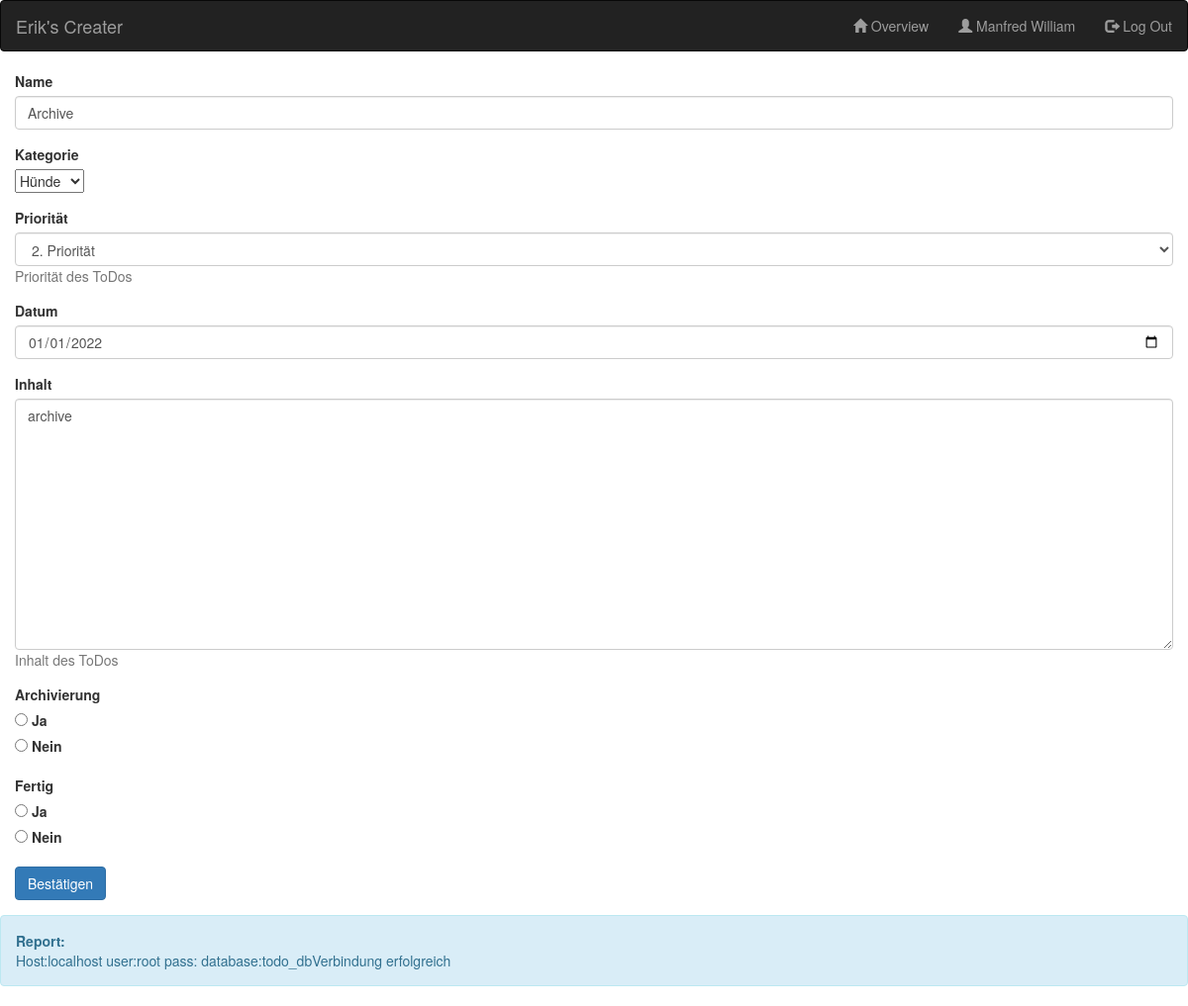
Screenshot of /Seite/php/create_todo.php?ToDo=5 (signed in) with the database file from the repository.
### tables this page shows
CREATE TABLE `todos` (
  `id_todo` int(11) NOT NULL,
  `archive` tinyint(1) NOT NULL,
  `priority` int(11) NOT NULL,
  `title` varchar(255) NOT NULL,
  `date_create` date NOT NULL DEFAULT current_timestamp(),
  `date_expiration` date NOT NULL,
  `date_done` date DEFAULT NULL,
  `content` longtext DEFAULT NULL,
  `fk_id_category` int(11) NOT NULL,
  `fk_id_user` int(11) NOT NULL
);

CREATE TABLE `categories` (
  `id_category` int(11) NOT NULL,
  `name` varchar(255) NOT NULL
);

### Seite/php/create_todo.php (the view, shortened to what this page needs)
<!DOCTYPE html>
<html lang="en">
<head>
    <link rel="stylesheet" href="https://maxcdn.bootstrapcdn.com/bootstrap/3.4.1/css/bootstrap.min.css">
</head>
<body>
    <?php
    require 'connect_db.php';
    $name_td = Null;
    $category_name_td = "";
    $category_td = "";
    $priority_name_td = "";
    $priority_td = "";
    $date_td = Null;
    $content_td = Null;
    if (isset($_GET['ToDo'])) {
        $id_td = $_GET['ToDo'];
        $conn = new mysqli($host, $username, $password, $database);
        $sql3 = "SELECT * FROM todos WHERE id_todo='$id_td'";
        $result3 = $conn->query($sql3);
        if ($result3->num_rows == 0) {
            $ausgabe .= "Es gibt kein ToDo Eintrag für die ID: " . $id_td;
        } else {
            while ($row3 = $result3->fetch_assoc()) {
                $name_td = $row3['title'];
                $category_td = $row3['fk_id_category'];
                $priority_td = $row3['priority'];
                $priority_name_td = $row3['priority'] . ". Priorität";
                $date_td = $row3['date_expiration'];
                $content_td = $row3['content'];
            }
            $sql2 = "SELECT name FROM categories WHERE id_category='$category_td'";
            $result2 = $conn->query($sql2);
            if ($result2->num_rows == 0) {
                $ausgabe .= "Es gibt keinen Namen für die Kategorie Nummer: " . $category_td;
            } else {
                while ($row2 = $result2->fetch_assoc()) {
                    $category_name_td = $row2['name'];
                }
            }
        }
    }
    ?>
    <nav class="navbar navbar-inverse">
        <div class="container-fluid">
            <div class="navbar-header">
                <a class="navbar-brand">Erik's Creater</a>
            </div>
            <ul class="nav navbar-nav navbar-right">
                <li><a href="overview.php"><span class="glyphicon glyphicon-home"></span> Overview</a></li>
                <li>
                    <p class="navbar-text"><span class="glyphicon glyphicon-user"></span> <?php echo $firstname; ?> <?php echo $lastname; ?></p>
                </li>
                <li><a href="logout.php"><span class="glyphicon glyphicon-log-out"></span> Log Out</a></li>
            </ul>
        </div>
    </nav>
    <div class="container">
        <form role="form" action="" method="post">
            <div class="form-group row">
                <label for="name" class="col-2 col-form-label">Name</label>
                <div class="col-10">
                    <input id="name" name="name" value="<?php echo htmlspecialchars($name_td); ?>" placeholder="Name" type="text" required="required" class="form-control">
                </div>
            </div>
            <div class="form-group row">
                <label for="category" class="col-2 col-form-label">Kategorie</label>
                <div class="col-10">
                    <select id="category" name="category" class="custom-select" required="required">
                        <option value="<?php echo $category_td; ?>" selected hidden><?php echo htmlspecialchars($category_name_td); ?></option>
                    </select>
                </div>
            </div>
            <div class="form-group row">
                <label for="priority" class="col-2 col-form-label">Priorität</label>
                <div class="col-10">
                    <select id="priority" name="priority" class="form-control">
                        <option value="<?php echo $priority_td; ?>" selected hidden><?php echo htmlspecialchars($priority_name_td); ?></option>
                    </select>
                    <span id="priorityHelpBlock" class="form-text text-muted">Priorität des ToDos</span>
                </div>
            </div>
            <div class="form-group row">
                <label for="date" class="col-2 col-form-label">Datum</label>
                <div class="col-10">
                    <input id="exp_date" name="exp_date" type="date" value="<?php echo $date_td; ?>" required="required" class="form-control">
                </div>
            </div>
            <div class="form-group row">
                <label for="content" class="col-2 col-form-label">Inhalt</label>
                <div class="col-10">
                    <textarea id="content" name="content" rows="12" class="form-control"><?php echo htmlspecialchars($content_td); ?></textarea>
                    <span id="contentHelpBlock" class="form-text text-muted">Inhalt des ToDos</span>
                </div>
            </div>
            <div class="form-group row">
                <label class="col-2">Archivierung</label>
                <div class="col-10">
                    <div class="custom-control custom-radio custom-control-inline">
                        <input name="archiv" id="archiv_0" type="radio" required="required" class="custom-control-input" value="1">
                        <label for="archiv_0" class="custom-control-label">Ja</label>
                    </div>
                    <div class="custom-control custom-radio custom-control-inline">
                        <input name="archiv" id="archiv_1" type="radio" required="required" class="custom-control-input" value="0">
                        <label for="archiv_1" class="custom-control-label">Nein</label>
                    </div>
                </div>
            </div>
            <div class="form-group row">
                <label class="col-2">Fertig</label>
                <div class="col-10">
                    <div class="custom-control custom-radio custom-control-inline">
                        <input name="done" id="done_0" type="radio" required="required" class="custom-control-input" value="1">
                        <label for="done_0" class="custom-control-label">Ja</label>
                    </div>
                    <div class="custom-control custom-radio custom-control-inline">
                        <input name="done" id="done_1" type="radio" required="required" class="custom-control-input" value="0">
                        <label for="done_1" class="custom-control-label">Nein</label>
                    </div>
                </div>
            </div>
            <div class="form-group row">
                <div class="offset-2 col-10">
                    <button name="submit" type="submit" class="btn btn-primary">Bestätigen</button>
                </div>
            </div>
        </form>
    </div>
    <div class="alert alert-info">
        <strong>Report: </br></strong>
        <?php
        echo $ausgabe;
        ?>
    </div>
</body>
</html>

### rows the page displays
todos: name "Archive", priority "2. Priorität", exp_date "01/01/2022", content "archive"
categories: category "Hünde"

### other values shown
$firstname "Manfred"
$lastname "William"
$ausgabe "Host:localhost user:root pass: database:todo_dbVerbindung erfolgreich"
